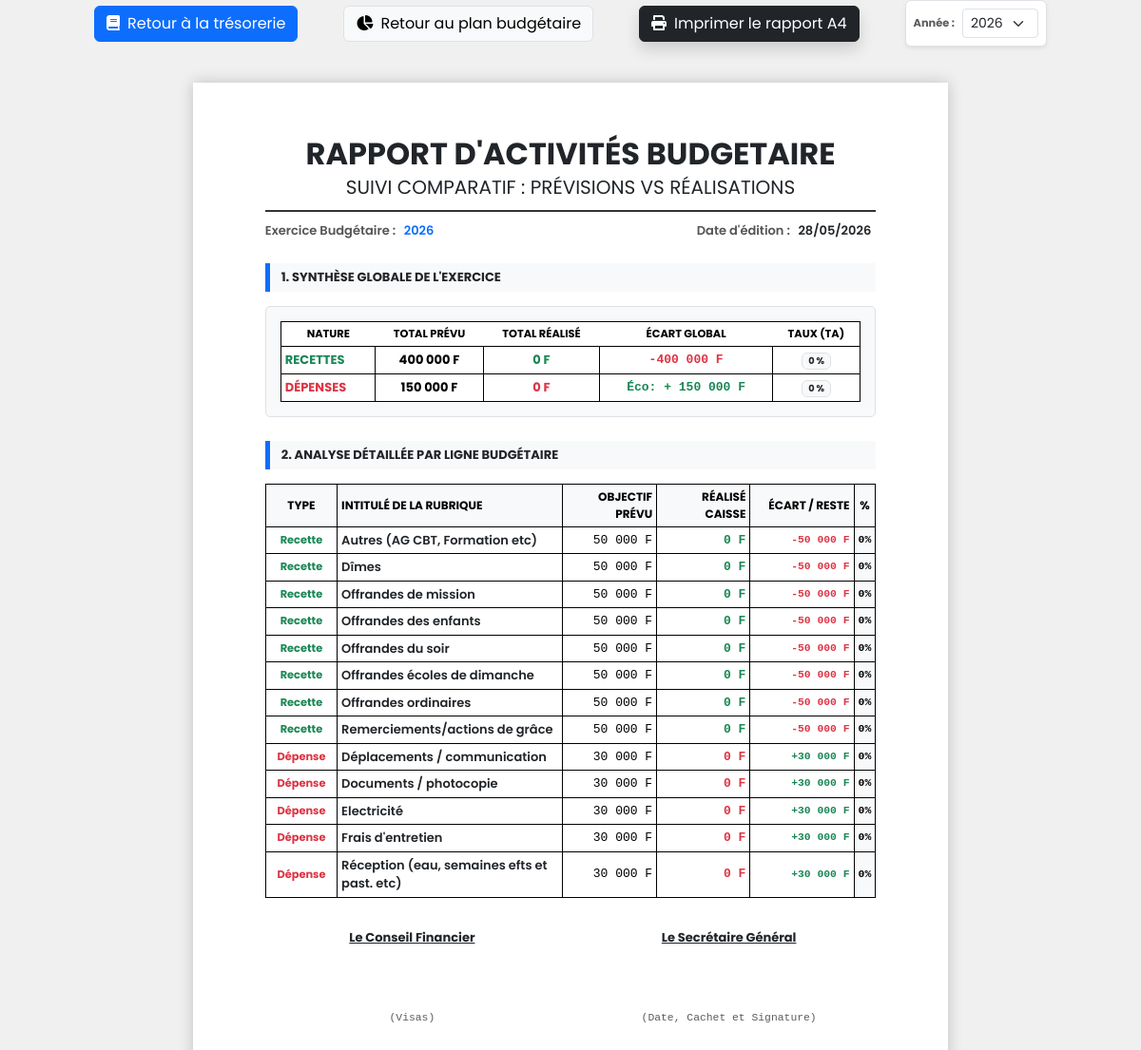
Page /tresorerie/rapport.php (signed in) on the committed database.
### tables this page shows
CREATE TABLE IF NOT EXISTS `lignes_budget` (
  `id` int NOT NULL AUTO_INCREMENT,
  `budget_id` int NOT NULL,
  `libelle` varchar(150) NOT NULL,
  `type_ligne` enum('ENTREE','SORTIE') NOT NULL DEFAULT 'ENTREE',
  `montant_prevu` decimal(12,2) NOT NULL DEFAULT '0.00',
  PRIMARY KEY (`id`),
  KEY `fk_lignes_budget_budget` (`budget_id`)
);

### tresorerie/rapport.php (the view, shortened to what this page needs)
<?php
require_once "../config/database.php";
$annee_selectionnee = $_GET['annee'] ?? date('Y');
$stmt_b = $pdo->prepare("SELECT * FROM budgets WHERE annee = ?");
$stmt_b->execute([$annee_selectionnee]);
$budget_global = $stmt_b->fetch();
$lignes_rapport = [];
$total_prevu_recettes = 0;
$total_reel_recettes = 0;
$total_prevu_depenses = 0;
$total_reel_depenses = 0;
if ($budget_global) {
    $sql = "SELECT
                l.id,
                l.libelle,
                l.type_ligne,
                l.montant_prevu,
                IFNULL(SUM(t.montant), 0) AS montant_reel
            FROM lignes_budget l
            LEFT JOIN tresorerie t ON l.id = t.ligne_budget_id
            WHERE l.budget_id = ?
            GROUP BY l.id
            ORDER BY l.type_ligne ASC, l.libelle ASC";
    $stmt_r = $pdo->prepare($sql);
    $stmt_r->execute([$budget_global['id']]);
    $lignes_rapport = $stmt_r->fetchAll();
    foreach ($lignes_rapport as $l) {
        if ($l['type_ligne'] === 'ENTREE') {
            $total_prevu_recettes += (float)$l['montant_prevu'];
            $total_reel_recettes += (float)$l['montant_reel'];
        } else {
            $total_prevu_depenses += (float)$l['montant_prevu'];
            $total_reel_depenses += (float)$l['montant_reel'];
        }
    }
}
?>
<!DOCTYPE html>
<html lang="fr">
<head>
    <link href="https://cdn.jsdelivr.net/npm/bootstrap@5.3.3/dist/css/bootstrap.min.css" rel="stylesheet">
    <link rel="stylesheet" href="https://cdnjs.cloudflare.com/ajax/libs/font-awesome/6.0.0/css/all.min.css">
</head>
<body>
<div class="container text-center w-100 no-print">
    <div class="d-flex justify-content-center align-items-center gap-5">
        <a href="index.php" class="btn btn-primary"><i class="fa-solid fa-book me-2"></i>Retour à la trésorerie</a>
        <a href="budget.php" class="btn btn-light border"><i class="fa-solid fa-chart-pie me-2"></i>Retour au plan budgétaire</a>
        <button onclick="window.print()" class="btn btn-dark shadow"><i class="fa fa-print me-2"></i>Imprimer le rapport A4</button>
        <form method="GET" class="d-flex align-items-center bg-white p-2 rounded border m-0 shadow-sm">
            <label class="me-2 small fw-bold text-muted mb-0">Année :</label>
            <select name="annee" class="form-select form-select-sm w-auto" onchange="this.form.submit()">
                <?php for($y = date('Y')-2; $y <= date('Y')+1; $y++): ?>
                    <option value="<?= $y ?>" <?= $annee_selectionnee == $y ? 'selected' : '' ?>><?= $y ?></option>
                <?php endfor; ?>
            </select>
        </form>
    </div>
</div>
<div class="fiche-a4">
    <div class="header-fiche text-center">
        <h1 class="fs-2 mb-0" style="font-weight:bold;">RAPPORT D'ACTIVITÉS BUDGETAIRE</h1>
        <p class="fs-5 mb-1">SUIVI COMPARATIF : PRÉVISIONS VS RÉALISATIONS</p>
    </div>
    <div class="row mb-3">
        <div class="col-6">
            <span class="info-label">Exercice Budgétaire :</span>
            <span class="info-value text-primary"><?= $annee_selectionnee ?></span>
        </div>
        <div class="col-6 text-end">
            <span class="info-label">Date d'édition :</span>
            <span class="info-value"><?= date('d/m/Y') ?></span>
        </div>
    </div>
    <?php if (!$budget_global): ?>
        <div class="alert alert-warning text-center my-5">
            <i class="fa-solid fa-circle-exclamation me-2"></i> Aucun budget prévisionnel n'a été initialisé pour l'année <?= $annee_selectionnee ?>.
        </div>
    <?php else: ?>
        <div class="section-title">1. Synthèse globale de l'exercice</div>
        <div class="bloc-synthese mb-4">
            <div class="table-responsive">
                <table class="table table-sm align-middle mb-0 text-center">
                    <thead>
                        <tr class="font-weight-bold text-muted small">
                            <th>NATURE</th>
                            <th>TOTAL PRÉVU</th>
                            <th>TOTAL RÉALISÉ</th>
                            <th>ÉCART GLOBAL</th>
                            <th>TAUX (TA)</th>
                        </tr>
                    </thead>
                    <tbody>
                        <tr>
                            <td class="text-start fw-bold text-success">RECETTES</td>
                            <td class="fw-bold"><?= number_format($total_prevu_recettes, 0, ',', ' ') ?> F</td>
                            <td class="fw-bold text-success"><?= number_format($total_reel_recettes, 0, ',', ' ') ?> F</td>
                            <?php $ecart_recettes = $total_reel_recettes - $total_prevu_recettes; ?>
                            <td class="font-monospace fw-bold <?= $ecart_recettes >= 0 ? 'text-success' : 'text-danger' ?>">
                                <?= $ecart_recettes >= 0 ? '+' : '' ?> <?= number_format($ecart_recettes, 0, ',', ' ') ?> F
                            </td>
                            <td>
                                <span class="badge bg-light text-dark border">
                                    <?= $total_prevu_recettes > 0 ? round(($total_reel_recettes / $total_prevu_recettes) * 100, 1) : 0 ?> %
                                </span>
                            </td>
                        </tr>
                        <tr>
                            <td class="text-start fw-bold text-danger">DÉPENSES</td>
                            <td class="fw-bold"><?= number_format($total_prevu_depenses, 0, ',', ' ') ?> F</td>
                            <td class="fw-bold text-danger"><?= number_format($total_reel_depenses, 0, ',', ' ') ?> F</td>
                            <?php $ecart_depenses = $total_prevu_depenses - $total_reel_depenses;  ?>
                            <td class="font-monospace fw-bold <?= $ecart_depenses >= 0 ? 'text-success' : 'text-danger' ?>">
                                <?= $ecart_depenses >= 0 ? 'Éco: +' : 'Dépassement: ' ?> <?= number_format($ecart_depenses, 0, ',', ' ') ?> F
                            </td>
                            <td>
                                <span class="badge bg-light text-dark border">
                                    <?= $total_prevu_depenses > 0 ? round(($total_reel_depenses / $total_prevu_depenses) * 100, 1) : 0 ?> %
                                </span>
                            </td>
                        </tr>
                    </tbody>
                </table>
            </div>
        </div>
        <div class="section-title">2. Analyse détaillée par ligne budgétaire</div>
        <table class="table table-bordered table-sm align-middle table-rapport">
            <thead class="table-light">
                <tr class="text-center">
                    <th style="width: 12%;">Type</th>
                    <th style="width: 38%;" class="text-start">Intitulé de la rubrique</th>
                    <th style="width: 16%;" class="text-end">Objectif prévu</th>
                    <th style="width: 16%;" class="text-end">Réalisé caisse</th>
                    <th style="width: 18%;" class="text-end">Écart / Reste</th>
                    <th style="width: 8%;" class="text-center">%</th>
                </tr>
            </thead>
            <tbody>
                <?php if (empty($lignes_rapport)): ?>
                    <tr><td colspan="6" class="text-center text-muted py-3">Aucune ligne budgétaire définie pour cette année.</td></tr>
                <?php else: ?>
                    <?php foreach($lignes_rapport as $row):
                        $prevu = (float)$row['montant_prevu'];
                        $reel = (float)$row['montant_reel'];
                        if ($row['type_ligne'] === 'ENTREE') {
                            $ecart = $reel - $prevu;
                        } else {
                            $ecart = $prevu - $reel;
                        }
                        $taux = $prevu > 0 ? round(($reel / $prevu) * 100, 0) : 0;
                    ?>
                        <tr>
                            <td class="text-center small fw-bold">
                                <?= $row['type_ligne'] === 'ENTREE' ? '<span class="text-success">Recette</span>' : '<span class="text-danger">Dépense</span>' ?>
                            </td>
                            <td class="fw-semibold text-dark"><?= htmlspecialchars($row['libelle']) ?></td>
                            <td class="text-end font-monospace"><?= number_format($prevu, 0, ',', ' ') ?> F</td>
                            <td class="text-end font-monospace fw-bold <?= $row['type_ligne'] === 'ENTREE' ? 'text-success' : 'text-danger' ?>">
                                <?= number_format($reel, 0, ',', ' ') ?> F
                            </td>
                            <td class="text-end font-monospace small fw-bold <?= $ecart >= 0 ? 'text-success' : 'text-danger' ?>">
                                <?= $ecart >= 0 ? '+' : '' ?><?= number_format($ecart, 0, ',', ' ') ?> F
                            </td>
                            <td class="text-center font-monospace small bg-light fw-bold"><?= $taux ?>%</td>
                        </tr>
                    <?php endforeach; ?>
                <?php endif; ?>
            </tbody>
        </table>
        <div class="row mt-2 pt-3">
            <div class="col-6 text-center">
                <p class="mb-4 fw-bold text-decoration-underline">Le Conseil Financier</p>
                <div style="height: 40px;"></div>
                <small class="text-muted font-monospace">(Visas)</small>
            </div>
            <div class="col-6 text-center">
                <p class="mb-4 fw-bold text-decoration-underline">Le Secrétaire Général</p>
                <div style="height: 40px;"></div>
                <small class="text-muted font-monospace">(Date, Cachet et Signature)</small>
            </div>
        </div>
    <?php endif; ?>
</div>
</body>
</html>

### tresorerie/rapport.php (style rules this page uses)
body { background: #f0f0f0; font-family: 'poppins', sans-serif; font-size: 13px; }
.fiche-a4 { width: 210mm; min-height: 297mm; padding: 15mm 20mm; margin: 10mm auto; background: white; box-shadow: 0 0 15px rgba(0,0,0,0.2); position: relative; box-sizing: border-box; }
.header-fiche { border-bottom: 2px solid #333; margin-bottom: 10px; padding-bottom: 5px; }
.section-title { background: #f8f9fa; border-left: 5px solid #0d6efd; padding: 5px 12px; font-weight: bold; margin-top: 25px; margin-bottom: 15px; text-transform: uppercase; font-size: 13px; }
table { border-collapse: collapse; width: 100%; }
tr, td { border: solid 1px black; }
.bloc-synthese { background: #f8f9fa; border: 1px solid #dee2e6; border-radius: 5px; padding: 15px; }
.info-label { font-weight: 550; color: #555; }
.info-value { padding: 5px; font-weight: 600; }
.table-rapport th { text-transform: uppercase; font-size: 12px; background-color: #f8f9fa !important; vertical-align: middle; }

### rows in the picture
lignes_budget: type_ligne "Recette", libelle "Autres (AG CBT, Formation etc)", montant_prevu "50 000", reel "0", ecart "-50 000", taux "0"
lignes_budget: type_ligne "Recette", libelle "Dîmes", montant_prevu "50 000", reel "0", ecart "-50 000", taux "0"
lignes_budget: type_ligne "Recette", libelle "Offrandes de mission", montant_prevu "50 000", reel "0", ecart "-50 000", taux "0"
lignes_budget: type_ligne "Recette", libelle "Offrandes des enfants", montant_prevu "50 000", reel "0", ecart "-50 000", taux "0"
lignes_budget: type_ligne "Recette", libelle "Offrandes du soir", montant_prevu "50 000", reel "0", ecart "-50 000", taux "0"
lignes_budget: type_ligne "Recette", libelle "Offrandes écoles de dimanche", montant_prevu "50 000", reel "0", ecart "-50 000", taux "0"
lignes_budget: type_ligne "Recette", libelle "Offrandes ordinaires", montant_prevu "50 000", reel "0", ecart "-50 000", taux "0"
lignes_budget: type_ligne "Recette", libelle "Remerciements/actions de grâce", montant_prevu "50 000", reel "0", ecart "-50 000", taux "0"
lignes_budget: type_ligne "Dépense", libelle "Déplacements / communication", montant_prevu "30 000", reel "0", ecart "30 000", taux "0"
lignes_budget: type_ligne "Dépense", libelle "Documents / photocopie", montant_prevu "30 000", reel "0", ecart "30 000", taux "0"
lignes_budget: type_ligne "Dépense", libelle "Electricité", montant_prevu "30 000", reel "0", ecart "30 000", taux "0"
lignes_budget: type_ligne "Dépense", libelle "Frais d'entretien", montant_prevu "30 000", reel "0", ecart "30 000", taux "0"
lignes_budget: type_ligne "Dépense", libelle "Réception (eau, semaines efts et past. etc)", montant_prevu "30 000", reel "0", ecart "30 000", taux "0"

### other values in the picture
$total_prevu_recettes "400 000"
$total_reel_recettes "0"
$ecart_recettes "-400 000"
$total_prevu_depenses "150 000"
$total_reel_depenses "0"
$ecart_depenses "150 000"
form field annee "2026"
